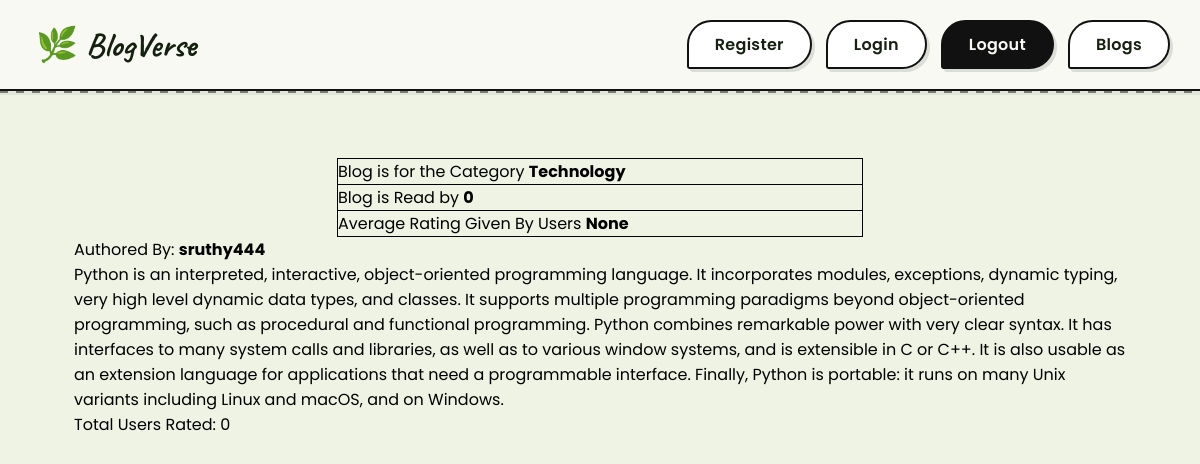
The page /blogDetail/1/sruthy444/Technology (signed in) on the database its author committed.
### models.py (models this page shows, shortened)
class BlogModel(db.Model):
    id = db.Column(db.Integer, primary_key=True)
    category_id = db.Column(
        db.Integer, db.ForeignKey("category_master.category_id"), nullable=False
    )
    blog_user_id = db.Column(db.Integer, db.ForeignKey("users.id"), nullable=False)
    blog_text = db.Column(db.Text, nullable=False)
    blog_creation_date = db.Column(db.DateTime)
    blog_read_count = db.Column(db.Integer, default=0)
    blog_rating_count = db.Column(db.Integer, default=0)

class UserModel(UserMixin, db.Model):
    __tablename__ = "users"
    id = db.Column(db.Integer, primary_key=True)
    email = db.Column(db.String(100), unique=True)
    username = db.Column(db.String(100))
    password_hash = db.Column(db.String(250))

### routes.py (the view, shortened to what this page needs)
@app.route(
    "/blogDetail/<int:blog_id>/<string:username>/<string:category>",
    methods=["GET", "POST"],
)
@login_required
def blog_detail(blog_id, username, category):
    blog = BlogModel.query.get(blog_id)
    if request.method == "GET":
        if current_user.id != blog.blog_user_id:
            blog.blog_read_count = blog.blog_read_count + 1
            db.session.commit()
        rating = (
            db.session.query(func.avg(BlogComment.blog_rating))
            .filter(BlogComment.blog_id == int(blog_id))
            .first()[0]
        )
        return render_template(
            "/blog_detail.html",
            blog=blog,
            rating=rating,
            author=username,
            category=category,
        )

### models.py (called while the page is built)
@login.user_loader
def load_user(id):
    return UserModel.query.get(int(id))

### templates/blog_detail.html (shortened to what this page needs)
{% extends 'base.html' %}
{% block content %}
<br>
<center>
    <form method="POST" action="">
        <p>
            <table style="width: 50%;">
                <tr>
                    <td style='width: 80%;'>
                        Blog is for the Category <b>{{ category }}</b>
                    </td>
                </tr>
                <tr>
                    <td style='width: 80%;'>
                        Blog is Read by <b>{{ blog.blog_read_count }}</b>
                    </td>
                </tr>
                <tr>
                    <td style='width: 80%;'>
                        Average Rating Given By Users <b>{{ rating }}</b>
                    </td>
                </tr>
            </table>
        </p>
</center>
Authored By: <b> {{ author }}</b>
<p>
    {{ blog.blog_text|safe }}
</p>
<p>
    Total Users Rated: {{ blog.blog_rating_count }}
</p>
{% endblock %}

### templates/base.html (style rules this page uses)
* { margin: 0; padding: 0; box-sizing: border-box; font-family: 'Poppins', sans-serif; }
body { background: #eef3e4; min-height: 100vh; }

### templates/blog_detail.html (style rules this page uses)
table,tr { border: 1px solid black; border-radius: 12px; border-collapse: collapse; }

### rows shown on the page
BlogModel: blog_read_count "0", blog_text "Python is an interpreted, interactive, object-oriented programming language. It incorporates modules, exceptions, dynamic typing, very high level dynamic data types, and classes. It supports multiple programming paradigms beyond object-oriented programming, such as procedural and functional programming. Python combines remarkable power with very clear syntax. It has interfaces to many system calls and libraries, as well as to various window systems, and is extensible in C or C++. It is also usable as an extension language for applications that need a programmable interface. Finally, Python is portable: it runs on many Unix variants including Linux and macOS, and on Windows.", blog_rating_count "0"
UserModel: username "sruthy444"

### other values the page prints
{{ category }} "Technology"
{{ rating }} "None"
